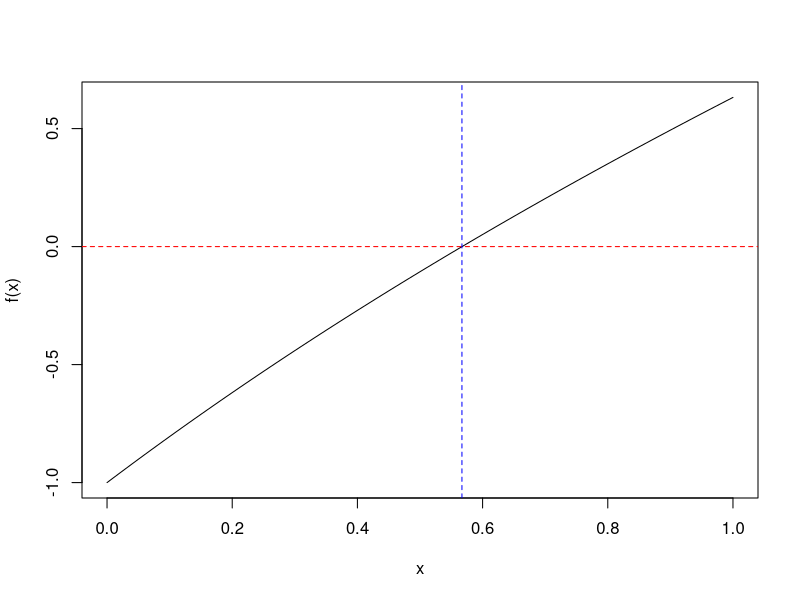
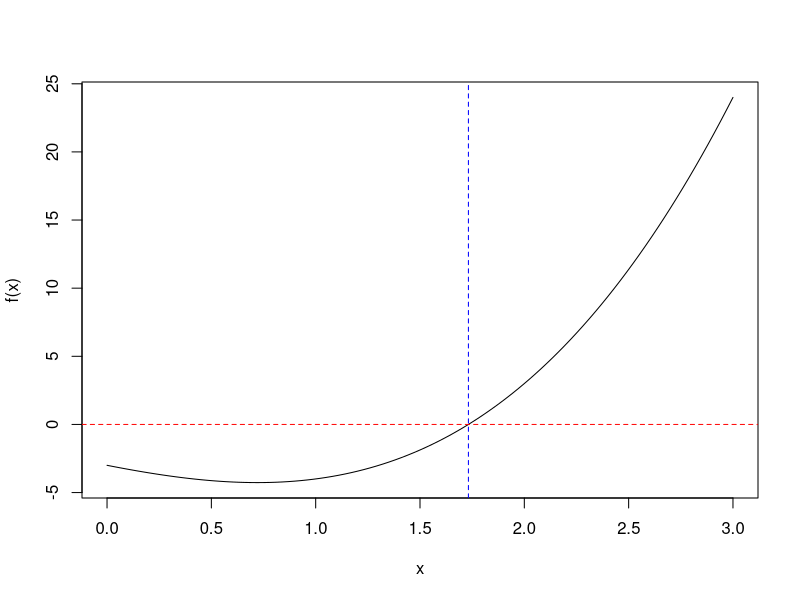

R code for these plots, in order:
# Metode Terbuka: Secant
root_secant <- function(f, x, tol=1e-7, N=100){
  iter <- 0
  
  xold <- x
  fxold <- f(x)
  x <- xold+10*tol
  
  while(abs(x-xold)>tol){
    iter <- iter+1
    if(iter>N)
      stop("No solutions found")
    
    fx <- f(x)
    xnew <- x - fx*((x-xold)/(fx-fxold))
    xold <- x
    fxold <- fx
    x <- xnew
  }
  
  root<-xnew
  return(list(`function`=f, root=root, iter=iter))
}

#contoh penerapan:
result_secant <- root_secant(function(x){x-exp(-x)}, x=0)
result_secant

result_secant <- root_secant(function(x){x^3 +x^2 -3*x - 3}, x=1)
result_secant


#plot
f=function(x){x - exp(-x)}
curve(f, from = 0, to = 1)
abline(h = 0, col="red", lty=2)
abline(v = 0.567, col="blue", lty=2)


f=function(x){x^3 +x^2 -3*x - 3}
curve(f, from = 0, to = 3)
abline(h = 0, col="red", lty=2)
abline(v = 1.73205, col="blue", lty=2)
